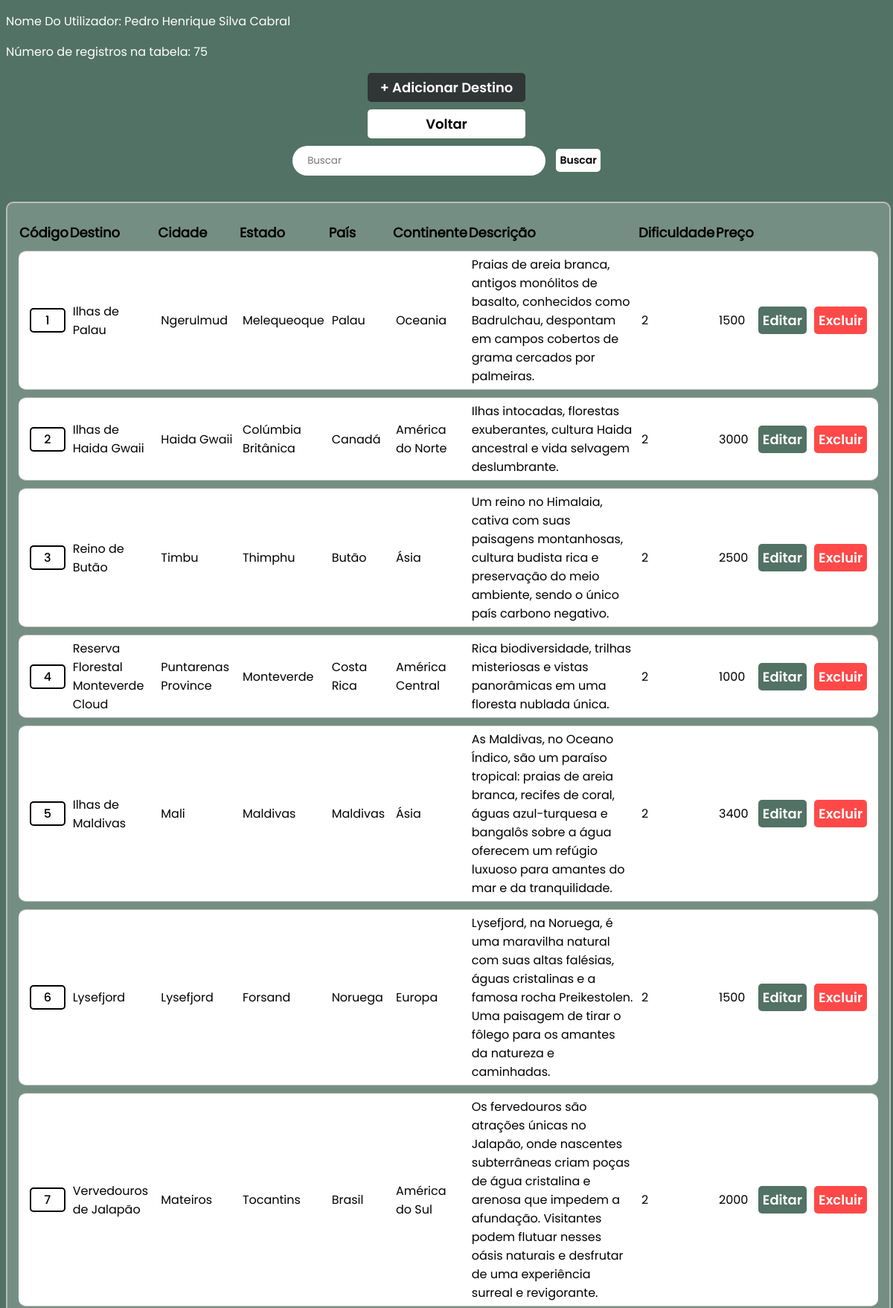
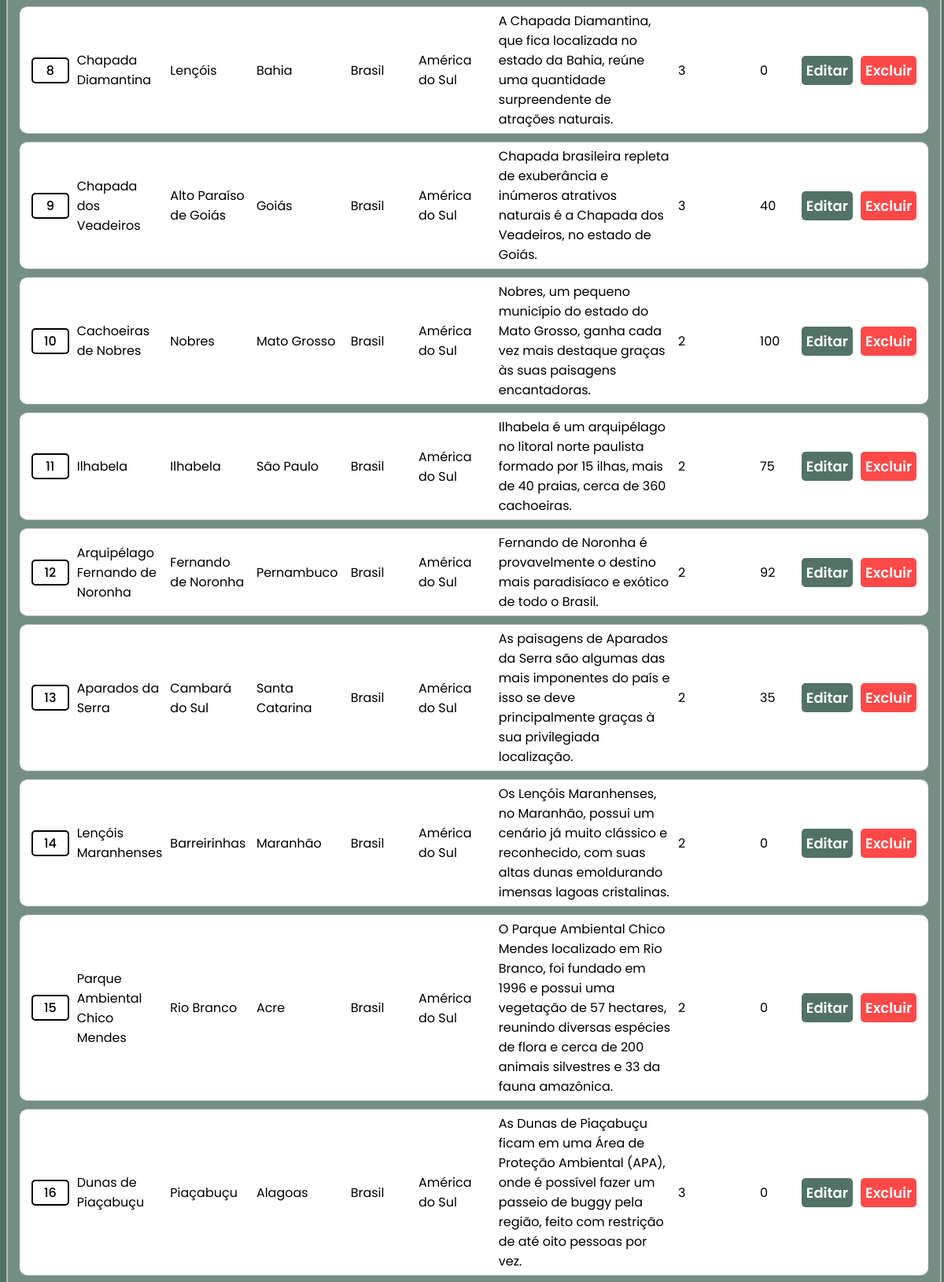
/perfil/admin/db1/destino_lst.php (signed in, upper part), run on the app's committed database (2 pictures, top to bottom).
### tables this page shows
CREATE TABLE `cliente` (
  `Cod_Cliente` int NOT NULL AUTO_INCREMENT,
  `Nome` varchar(100) DEFAULT NULL,
  `CPF` char(14) DEFAULT NULL,
  `Genero` char(1) DEFAULT NULL,
  `CEP` char(9) DEFAULT NULL,
  `DT_Nasc` date DEFAULT NULL,
  `Faixa_preco` int DEFAULT '0',
  `Inter_Nacional` char(1) DEFAULT 'A',
  `123Pontos` int DEFAULT '0',
  `Email` varchar(100) DEFAULT NULL,
  `Senha_login` varchar(20) DEFAULT NULL,
  PRIMARY KEY (`Cod_Cliente`),
  UNIQUE KEY `CPF` (`CPF`,`Email`)
);

CREATE TABLE `destino` (
  `Cod_Lugar` int NOT NULL AUTO_INCREMENT,
  `Nome_Lugar` varchar(50) DEFAULT NULL,
  `Desc_destino` varchar(255) DEFAULT NULL,
  `Cidade` varchar(30) DEFAULT '',
  `Estado` varchar(30) DEFAULT '',
  `Pais` varchar(30) DEFAULT NULL,
  `Continente` varchar(30) DEFAULT NULL,
  `Nivel_dificul` char(1) DEFAULT NULL,
  `Preco_aprox` int DEFAULT NULL,
  `HTML_pagina` text,
  PRIMARY KEY (`Cod_Lugar`),
  UNIQUE KEY `Nome_Lugar` (`Nome_Lugar`)
);

### perfil/admin/db1/destino_lst.php (the view, shortened to what this page needs)
<!DOCTYPE html>
<html lang="pt-BR">
<head>
    <link rel="stylesheet" href="../style_lst.css">
</head>
<body>
    <?php
        include("../db0/connection.php");
        $sqlID = "SELECT Nome FROM Cliente WHERE Cod_cliente = {$_SESSION['Cod_Cliente']}";
        $resultID = $conn->query($sqlID);
        $rowID = $resultID->fetch_assoc();
        echo "<p>Nome Do Utilizador: " . $rowID['Nome'] . "</p>";
        if (isset($_GET['busca'])) {
            $busca = $_GET['busca'];
            if (!empty($busca)) {
                $sql = "SELECT Cod_Lugar, Nome_Lugar, Cidade, Estado, Pais, Continente, Nivel_dificul, Preco_aprox, HTML_pagina, Desc_Destino
                FROM destino
                WHERE Cod_Lugar = '$busca'
                    OR Nome_Lugar LIKE '%$busca%'
                    OR Cidade LIKE '%$busca%'
                    OR Estado LIKE '%$busca%'
                    OR Pais LIKE '%$busca%'
                    OR Continente LIKE '%$busca%'";
                $result = $conn->query($sql);
                echo "<p>Número de registros na tabela: " . $result->num_rows . "</p>";
            } else {
                $sql = "SELECT Cod_Lugar, Nome_Lugar, Cidade, Estado, Pais, Continente, Nivel_dificul, Preco_aprox, HTML_pagina, Desc_Destino FROM destino";
                $result = $conn->query($sql);
                echo "<p>Número de registros na tabela: " . $result->num_rows . "</p>";
            }
        } else {
            $sql = "SELECT Cod_Lugar, Nome_Lugar, Cidade, Estado, Pais, Continente, Nivel_dificul, Preco_aprox, HTML_pagina, Desc_Destino FROM destino";
            $result = $conn->query($sql);
            echo "<p>Número de registros na tabela: " . $result->num_rows . "</p>";
        }
    ?>
     <div id="div_centralizar_elementos">
        <a id="ADD" href="destino_add.php">+ Adicionar Destino</a>
        <a id="Voltar" href="../db0/inicio.php">Voltar</a>
        <form method="get" action="" id="formulario">
            <input type="text" name="busca" id="busca" placeholder="Buscar">
            <input type="submit" value="Buscar" id="button_submit">
        </form>
    </div>
    <table>
        <thead>
            <tr>
                <th>Código</th>
                <th>Destino</th>
                <th>Cidade</th>
                <th>Estado</th>
                <th>País</th>
                <th>Continente</th>
                <th>Descrição</th>
                <th>Dificuldade</th>
                <th>Preço</th>
            </tr>
        </thead>
        <?php
            if ($result->num_rows > 0) {
                while ($row = $result->fetch_assoc()) {
        ?>
            <tr>
                <td>
                    <a href="destino_info.php?Cod_Lugar=<?php echo $row['Cod_Lugar']?>"><?php echo $row['Cod_Lugar']?></a>
                </td>
                <td><?php echo $row['Nome_Lugar']?></td>
                <td><?php echo $row['Cidade']?></td>
                <td><?php echo $row['Estado']?></td>
                <td><?php echo $row['Pais']?></td>
                <td><?php echo $row['Continente']?></td>
                <td><?php echo $row['Desc_Destino']?></td>
                <td><?php echo $row['Nivel_dificul']?></td>
                <td><?php echo $row['Preco_aprox']?></td>
                <td>
                    <a id="Editar" href="destino_edit.php?Cod_Lugar=<?php echo $row['Cod_Lugar']?>" style="display: inline;">Editar</a>
                </td>
                <td onclick="remove(<?php echo $row['Cod_Lugar']?>);">
                    <a id="Excluir" href="#" style="display: inline;">Excluir</a>
                </td>
            </tr>
        <?php
                }
             }
        ?>
    </table>
</body>
</html>

### perfil/admin/style_lst.css (style rules this page uses)
body { font-family: 'poppins'; background-color: #527265; }
#div_centralizar_elementos { display: flex; flex-direction: column; align-items: center; }
a { text-decoration: none; color: black; border: 2px solid black; border-radius: 5px; padding: 2px; font-family: 'poppins_medio'; display: flex; align-items: center; justify-content: center; }
td { padding: 5px; border: 1px solid #bbb; border-right: none; border-left: none; background-color: white; }
th { text-align: start; font-size: 18px; }
table tr td:last-child { border-radius: 0 10px 10px 0; padding-right: 15px; }
table tr td:nth-child(1) { border-radius: 10px 0 0 10px; padding-left: 15px; }
#ADD { width: 200px; margin-bottom: 10px; display: flex; font-family: 'poppins_semibold'; border: none; color: white; background-color: #303535; font-size: 18px; padding: 6px; border-radius: 5px; cursor: pointer; transition: opacity 0.15s, box-shadow 0.15s; }
#Voltar { width: 200px; margin-bottom: 10px; display: flex; font-family: 'poppins_semibold'; border: none; color: black; background-color: white; font-size: 18px; padding: 6px; border-radius: 5px; cursor: pointer; transition: opacity 0.15s, box-shadow 0.15s; }
#formulario { display: inline-block }
#busca { user-select: none; border-radius: 30px; border: 0px solid; color: #283228; background-color: rgb(255, 255, 255); height: 40px; width: 300px; margin: 0 10px 20px 0; padding: 0 20px; font-family: 'poppins'; transition: box-shadow 0.15s, background-color 0.15s; }
p { color: white; }
#button_submit { font-family: 'poppins_semibold'; border: none; color: black; background-color: white; font-size: 14px; padding: 5px; border-radius: 5px; cursor: pointer; transition: opacity 0.15s, box-shadow 0.15s; }
#Excluir { color: black; }
table { margin-top: 15px; border: 2px solid #bbb; width: 100%; background-color: rgba(255, 255, 255, 0.2); border-radius: 10px; border-spacing: 0 10px; padding: 15px 15px; }
#Editar { user-select: none; width: 130px; font-family: 'poppins_semibold'; background-color: #527265; border: none; color: white; font-size: 18px; padding: 6px; border-radius: 5px; cursor: pointer; transition: opacity 0.15s, box-shadow 0.15s; }
#Excluir { user-select: none; width: 130px; font-family: 'poppins_semibold'; background-color: rgb(255, 73, 73); border: none; color: white; font-size: 18px; padding: 6px; border-radius: 5px; cursor: pointer; transition: opacity 0.15s, box-shadow 0.15s; }

### data on the page
cliente: Nome "Pedro Henrique Silva Cabral"
destino: Cod_Lugar "1", Nome_Lugar "Ilhas de Palau", Cidade "Ngerulmud", Estado "Melequeoque", Pais "Palau", Continente "Oceania", Desc_destino "Praias de areia branca, antigos monólitos de basalto, conhecidos como Badrulchau, despontam em campos cobertos de grama cercados por palmeiras.", Nivel_dificul "2", Preco_aprox "1500"
destino: Cod_Lugar "2", Nome_Lugar "Ilhas de Haida Gwaii", Cidade "Haida Gwaii", Estado "Colúmbia Britânica", Pais "Canadá", Continente "América do Norte", Desc_destino "Ilhas intocadas, florestas exuberantes, cultura Haida ancestral e vida selvagem deslumbrante.", Nivel_dificul "2", Preco_aprox "3000"
destino: Cod_Lugar "3", Nome_Lugar "Reino de Butão", Cidade "Timbu", Estado "Thimphu", Pais "Butão", Continente "Ásia", Desc_destino "Um reino no Himalaia, cativa com suas paisagens montanhosas, cultura budista rica e preservação do meio ambiente, sendo o único país carbono negativo.", Nivel_dificul "2", Preco_aprox "2500"
destino: Cod_Lugar "4", Nome_Lugar "Reserva Florestal Monteverde Cloud", Cidade "Puntarenas Province", Estado "Monteverde", Pais "Costa Rica", Continente "América Central", Desc_destino "Rica biodiversidade, trilhas misteriosas e vistas panorâmicas em uma floresta nublada única.", Nivel_dificul "2", Preco_aprox "1000"
destino: Cod_Lugar "5", Nome_Lugar "Ilhas de Maldivas", Cidade "Mali", Estado "Maldivas", Pais "Maldivas", Continente "Ásia", Desc_destino "As Maldivas, no Oceano Índico, são um paraíso tropical: praias de areia branca, recifes de coral, águas azul-turquesa e bangalôs sobre a água oferecem um refúgio luxuoso para amantes do mar e da tranquilidade.", Nivel_dificul "2", Preco_aprox "3400"
destino: Cod_Lugar "6", Nome_Lugar "Lysefjord", Cidade "Lysefjord", Estado "Forsand", Pais "Noruega", Continente "Europa", Desc_destino "Lysefjord, na Noruega, é uma maravilha natural com suas altas falésias, águas cristalinas e a famosa rocha Preikestolen. Uma paisagem de tirar o fôlego para os amantes da natureza e caminhadas.", Nivel_dificul "2", Preco_aprox "1500"
destino: Cod_Lugar "7", Nome_Lugar "Vervedouros de Jalapão", Cidade "Mateiros", Estado "Tocantins", Pais "Brasil", Continente "América do Sul", Desc_destino "Os fervedouros são atrações únicas no Jalapão, onde nascentes subterrâneas criam poças de água cristalina e arenosa que impedem a afundação. Visitantes podem flutuar nesses oásis naturais e desfrutar de uma experiência surreal e revigorante.", Nivel_dificul "2", Preco_aprox "2000"
destino: Cod_Lugar "8", Nome_Lugar "Chapada Diamantina", Cidade "Lençóis", Estado "Bahia", Pais "Brasil", Continente "América do Sul", Desc_destino "A Chapada Diamantina, que fica localizada no estado da Bahia, reúne uma quantidade surpreendente de atrações naturais.", Nivel_dificul "3", Preco_aprox "0"
destino: Cod_Lugar "9", Nome_Lugar "Chapada dos Veadeiros", Cidade "Alto Paraíso de Goiás", Estado "Goiás", Pais "Brasil", Continente "América do Sul", Desc_destino "Chapada brasileira repleta de exuberância e inúmeros atrativos naturais é a Chapada dos Veadeiros, no estado de Goiás.", Nivel_dificul "3", Preco_aprox "40"
destino: Cod_Lugar "10", Nome_Lugar "Cachoeiras de Nobres", Cidade "Nobres", Estado "Mato Grosso", Pais "Brasil", Continente "América do Sul", Desc_destino "Nobres, um pequeno município do estado do Mato Grosso, ganha cada vez mais destaque graças às suas paisagens encantadoras.", Nivel_dificul "2", Preco_aprox "100"
destino: Cod_Lugar "11", Nome_Lugar "Ilhabela", Cidade "Ilhabela", Estado "São Paulo", Pais "Brasil", Continente "América do Sul", Desc_destino "Ilhabela é um arquipélago no litoral norte paulista formado por 15 ilhas, mais de 40 praias, cerca de 360 cachoeiras.", Nivel_dificul "2", Preco_aprox "75"
destino: Cod_Lugar "12", Nome_Lugar "Arquipélago Fernando de Noronha", Cidade "Fernando de Noronha", Estado "Pernambuco", Pais "Brasil", Continente "América do Sul", Desc_destino "Fernando de Noronha é provavelmente o destino mais paradisíaco e exótico de todo o Brasil.", Nivel_dificul "2", Preco_aprox "92"
destino: Cod_Lugar "13", Nome_Lugar "Aparados da Serra", Cidade "Cambará do Sul", Estado "Santa Catarina", Pais "Brasil", Continente "América do Sul", Desc_destino "As paisagens de Aparados da Serra são algumas das mais imponentes do país e isso se deve principalmente graças à sua privilegiada localização.", Nivel_dificul "2", Preco_aprox "35"
destino: Cod_Lugar "14", Nome_Lugar "Lençóis Maranhenses", Cidade "Barreirinhas", Estado "Maranhão", Pais "Brasil", Continente "América do Sul", Desc_destino "Os Lençóis Maranhenses, no Maranhão, possui um cenário já muito clássico e reconhecido, com suas altas dunas emoldurando imensas lagoas cristalinas.", Nivel_dificul "2", Preco_aprox "0"
destino: Cod_Lugar "15", Nome_Lugar "Parque Ambiental Chico Mendes", Cidade "Rio Branco", Estado "Acre", Pais "Brasil", Continente "América do Sul", Desc_destino "O Parque Ambiental Chico Mendes localizado em Rio Branco, foi fundado em 1996 e possui uma vegetação de 57 hectares, reunindo diversas espécies de flora e cerca de 200 animais silvestres e 33 da fauna amazônica.", Nivel_dificul "2", Preco_aprox "0"
destino: Cod_Lugar "16", Nome_Lugar "Dunas de Piaçabuçu", Cidade "Piaçabuçu", Estado "Alagoas", Pais "Brasil", Continente "América do Sul", Desc_destino "As Dunas de Piaçabuçu ficam em uma Área de Proteção Ambiental (APA), onde é possível fazer um passeio de buggy pela região, feito com restrição de até oito pessoas por vez.", Nivel_dificul "3", Preco_aprox "0"

### other printed values
$result->num_rows "75"
